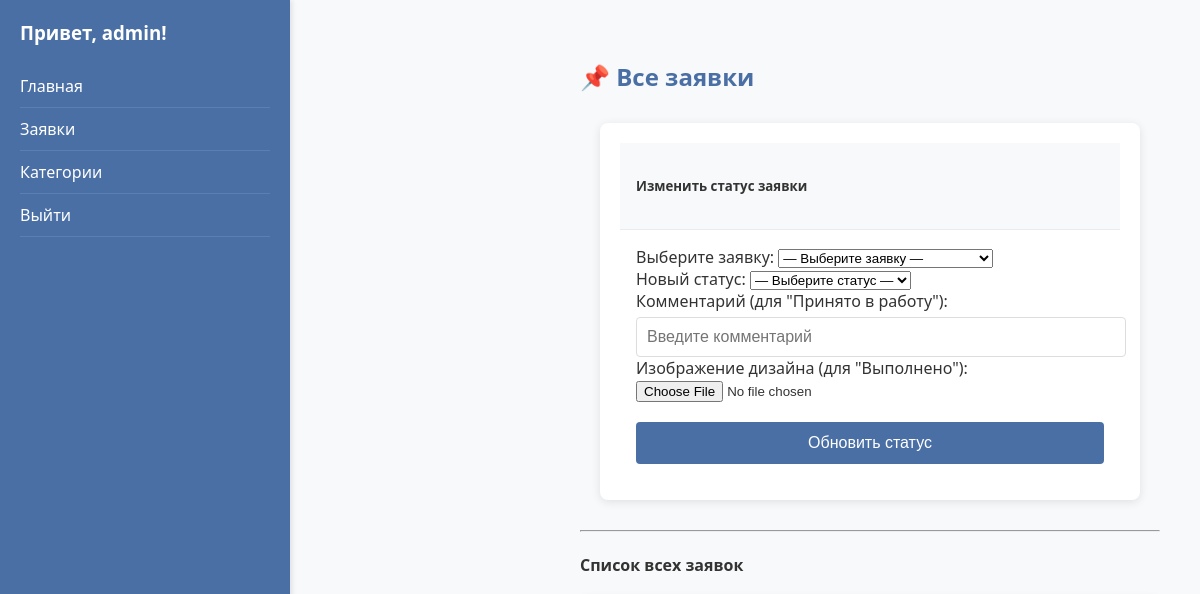
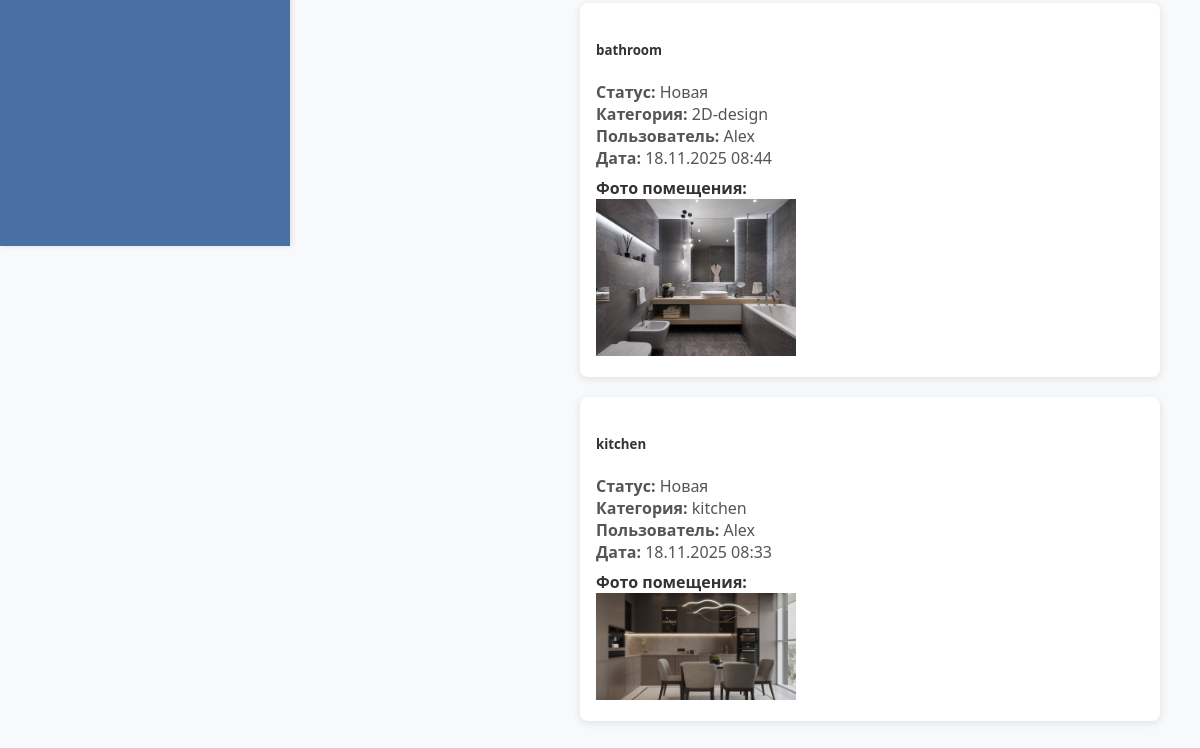
The page /admin-applications/ (signed in) on the database as committed earlier (2 pictures, top to bottom).
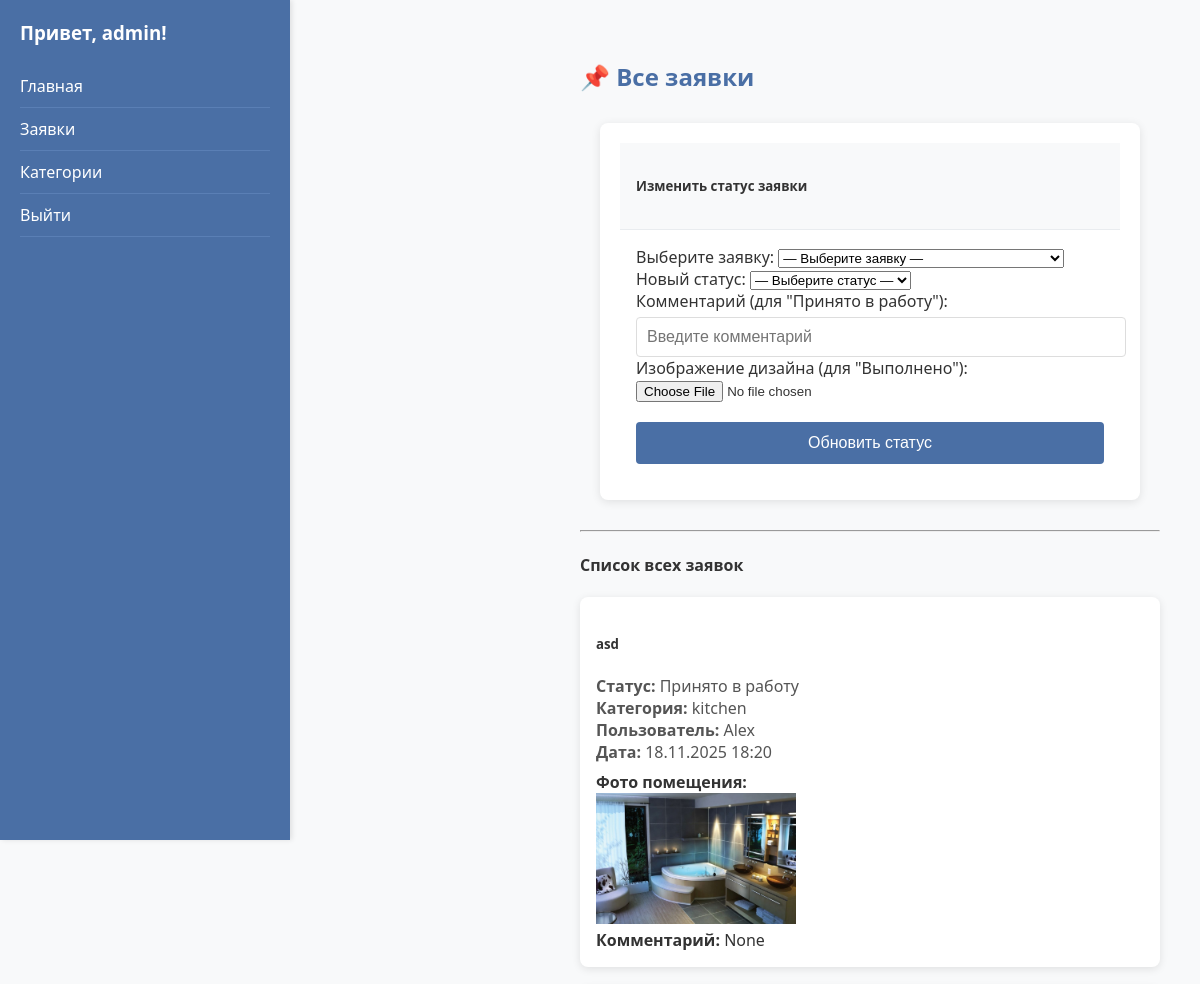
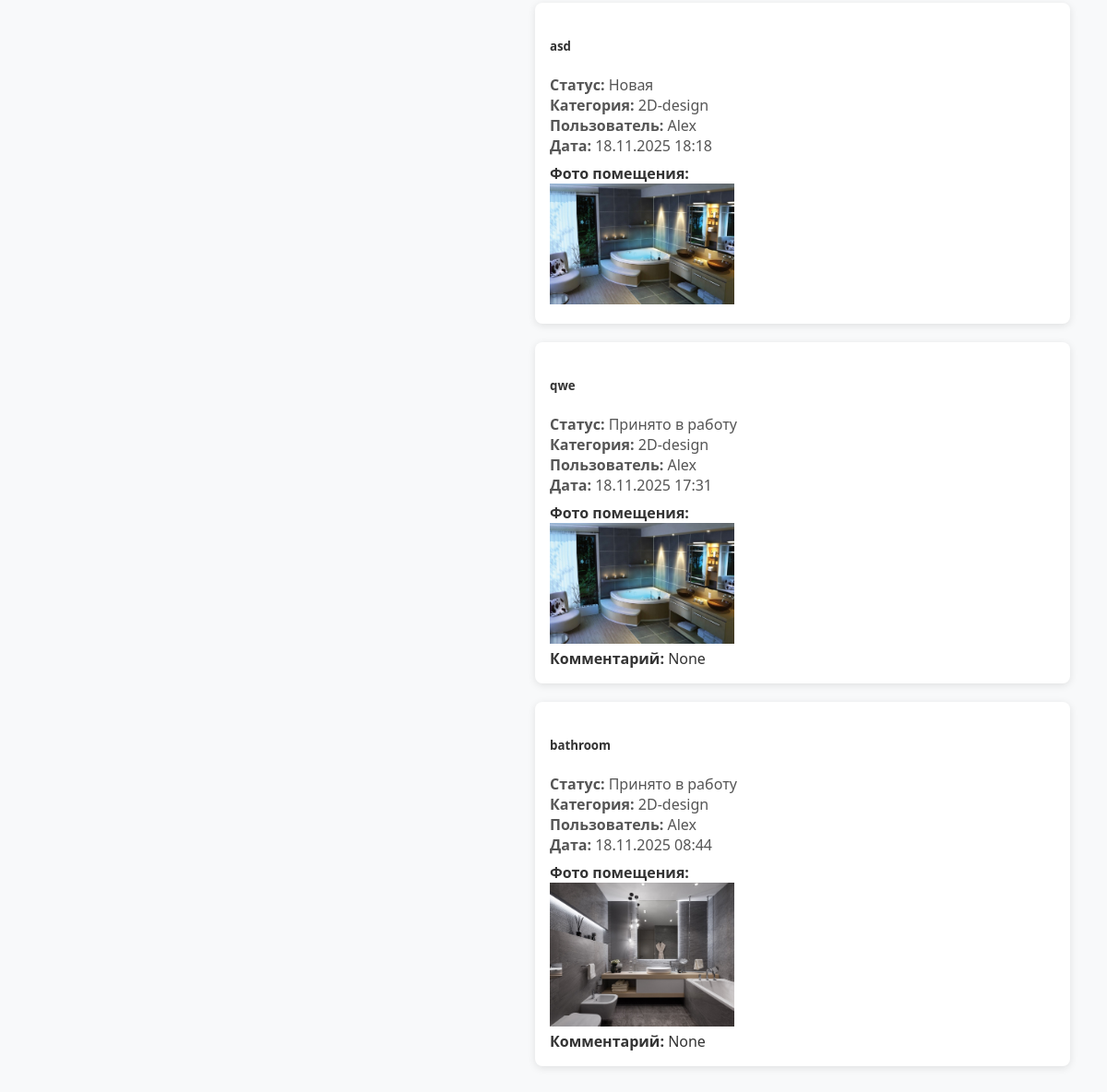
The same page on the database as committed later (2 pictures, top to bottom).
### main/models.py (models this page shows, shortened)
class Application(models.Model):
    STATUS_CHOICES = [
        ('new', 'Новая'),
        ('in_progress', 'Принято в работу'),
        ('completed', 'Выполнено'),
    ]
    title = models.CharField(max_length=200)
    description = models.TextField()
    category = models.ForeignKey(Category, on_delete=models.CASCADE)
    photo = models.ImageField(upload_to='applications/', null=True, blank=True)
    status = models.CharField(max_length=20, choices=STATUS_CHOICES, default='Новая')
    created_at = models.DateTimeField(auto_now_add=True)
    user = models.ForeignKey(User, on_delete=models.CASCADE)
    design_image = models.ImageField(upload_to='designs/', null=True, blank=True)
    comment = models.TextField(blank=True, null=True)

class Category(models.Model):
    name = models.CharField(max_length=100, unique=True)
    def __str__(self):
        return self.name

### main/views.py (the view, shortened to what this page needs)
# urls.py: path('admin-applications/', views.admin_applications, name='admin_applications'),
@user_passes_test(is_superuser)
def admin_applications(request):
    apps = Application.objects.all().order_by('-created_at')
    for app in apps:
        app.is_new = app.status == 'Новая'
        app.is_in_progress = app.status == 'Принято в работе'
        app.is_completed = app.status == 'Выполнено'
    return render(request, 'main/admin_applications.html', {'applications': apps})

### main/views.py (called while the page is built)
def is_superuser(u):
    return u.is_superuser

### templates/main/admin_applications.html (shortened to what this page needs)
{% extends "main/base.html" %}
{% load static %}
{% block content %}
    <div class="container">
        <div class="main-content">
            <h2>📌 Все заявки</h2>
            <form method="post" action="{% url 'admin_applications' %}" enctype="multipart/form-data">
                <div class="card mb-4">
                    <div class="card-header">
                        <h5>Изменить статус заявки</h5>
                    </div>
                    <div class="card-body">
                        <div class="row g-3">
                            <div class="col-md-4">
                                <label for="application_id" class="form-label">Выберите заявку:</label>
                                <select name="application_id" class="form-select" id="application_id" required>
                                    <option value="">— Выберите заявку —</option>
                                </select>
                            </div>
                            <div class="col-md-3">
                                <label for="new_status" class="form-label">Новый статус:</label>
                                <select name="new_status" class="form-select" id="new_status" required>
                                    <option value="">— Выберите статус —</option>
                                </select>
                            </div>
                            <div class="col-md-3">
                                <label for="comment" class="form-label">Комментарий (для "Принято в работу"):</label>
                                <input type="text" name="comment" class="form-control" id="comment" placeholder="Введите комментарий">
                            </div>
                            <div class="col-md-2">
                                <label for="design_image" class="form-label">Изображение дизайна (для "Выполнено"):</label>
                                <input type="file" name="design_image" class="form-control" id="design_image" accept="image/*">
                            </div>
                        </div>
                        <div class="mt-3">
                            <button type="submit" class="btn btn-primary">Обновить статус</button>
                        </div>
                    </div>
                </div>
            </form>
            <hr>
            <h4>Список всех заявок</h4>
            {% if applications %}
                <div class="applications-list">
                    {% for app in applications %}
                        <div class="application-card card mb-3">
                            <div class="card-body">
                                <h5 class="card-title">{{ app.title }}</h5>
                                <p class="card-text">
                                    <strong>Статус:</strong> {{ app.get_status_display }}<br>
                                    <strong>Категория:</strong> {{ app.category }}<br>
                                    <strong>Пользователь:</strong> {{ app.user.username }}<br>
                                    <strong>Дата:</strong> {{ app.created_at|date:"d.m.Y H:i" }}
                                </p>
                                {% if app.photo %}
                                    <div class="mb-2">
                                        <strong>Фото помещения:</strong><br>
                                        <img src="{{ app.photo.url }}" alt="Фото помещения" width="200">
                                    </div>
                                {% endif %}
                                {% if app.comment %}
                                    <div class="bg-light p-2 rounded">
                                        <strong>Комментарий:</strong> {{ app.comment }}
                                    </div>
                                {% endif %}
                            </div>
                        </div>
                    {% endfor %}
                </div>
            {% else %}
                <div class="alert alert-info">Нет заявок.</div>
            {% endif %}
        </div>
    </div>
{% endblock %}

### templates/main/base.html (shortened to what this page needs)
<!DOCTYPE html>
<html>
<head>
    {% load static %}
    <link rel="stylesheet" href="{% static 'main/style.css' %}">
</head>
<body>
    <div class="container">
        <aside class="sidebar">
            {% if user.is_authenticated %}
                <h3>Привет, {{ user.first_name|default:user.username }}!</h3>
                {% if user.is_superuser %}
                    <a href="{% url 'home' %}">Главная</a>
                    <a href="{% url 'admin_applications' %}">Заявки</a>
                    <a href="{% url 'admin_categories' %}">Категории</a>
                    <a href="{% url 'logout' %}">Выйти</a>
                {% else %}
                    <a href="{% url 'profile' %}">Профиль</a>
                    <a href="{% url 'home' %}">Главная</a>
                    <a href="{% url 'my_applications' %}">Мои заявки</a>
                    <a href="{% url 'create_application' %}">Создать заявку</a>
                    <a href="{% url 'logout' %}">Выйти</a>
                {% endif %}
            {% else %}
                <h3>Гость</h3>
                <a href="{% url 'login' %}">Войти</a>
                <a href="{% url 'register' %}">Регистрация</a>
            {% endif %}
        </aside>
        <main class="main-content">
            {% block content %}
            {% endblock %}
        </main>
    </div>
</body>
</html>

### main/static/main/style.css (style rules this page uses)
body { font-family: 'Segoe UI', Tahoma, Geneva, Verdana, sans-serif; background-color: #f8f9fa; color: #333; margin: 0; padding: 0; display: flex; min-height: 100vh; }
.container { display: flex; width: 100%; max-width: 1200px; margin: 0 auto; }
.sidebar { width: 250px; background-color: #4a6fa5; color: white; padding: 20px; height: 100vh; position: fixed; top: 0; left: 0; box-shadow: 2px 0 5px rgba(0,0,0,0.1); }
.sidebar h3 { margin-top: 0; margin-bottom: 20px; color: #fff; }
.sidebar a { display: block; color: white; text-decoration: none; padding: 10px 0; border-bottom: 1px solid #5a7fb5; }
.main-content { flex: 1; margin-left: 270px; padding: 20px; }
form { max-width: 500px; margin: 30px auto; padding: 20px; background: white; border-radius: 8px; box-shadow: 0 2px 10px rgba(0,0,0,0.1); }
p { margin: 10px 0; }
input[type="text"], input[type="email"], input[type="password"] { width: 100%; padding: 10px; margin-top: 5px; border: 1px solid #ddd; border-radius: 4px; font-size: 16px; }
button[type="submit"] { background-color: #4a6fa5; color: white; padding: 12px 20px; border: none; border-radius: 4px; cursor: pointer; font-size: 16px; margin-top: 20px; width: 100%; }
a { color: #4a6fa5; text-decoration: none; }
h1, h2 { color: #4a6fa5; }
.applications-list { display: flex; flex-direction: column; gap: 20px; }
.application-card { background: white; border-radius: 8px; box-shadow: 0 2px 8px rgba(0,0,0,0.1); overflow: hidden; transition: transform 0.2s; }
.card-header { display: flex; justify-content: space-between; align-items: center; padding: 12px 16px; background-color: #f8f9fa; border-bottom: 1px solid #e9ecef; }
.card-body { padding: 16px; }
.card-body p { margin: 8px 0; color: #555; }

Rows that differ between the two databases and show on the page:
removed Application: title "kitchen", status "Новая", category "kitchen", user.username "Alex", created_at "18.11.2025 08:33", photo (picture)
added Application: title "asd", status "Принято в работу", category "kitchen", user.username "Alex", created_at "18.11.2025 18:20", photo (picture), comment "None"
added Application: title "asd", status "Новая", category "2D-design", user.username "Alex", created_at "18.11.2025 18:18", photo (picture)
added Application: title "qwe", status "Принято в работу", category "2D-design", user.username "Alex", created_at "18.11.2025 17:31", photo (picture), comment "None"
changed Application "bathroom": status "Новая" → "Принято в работу"; comment (not shown) → "None"
